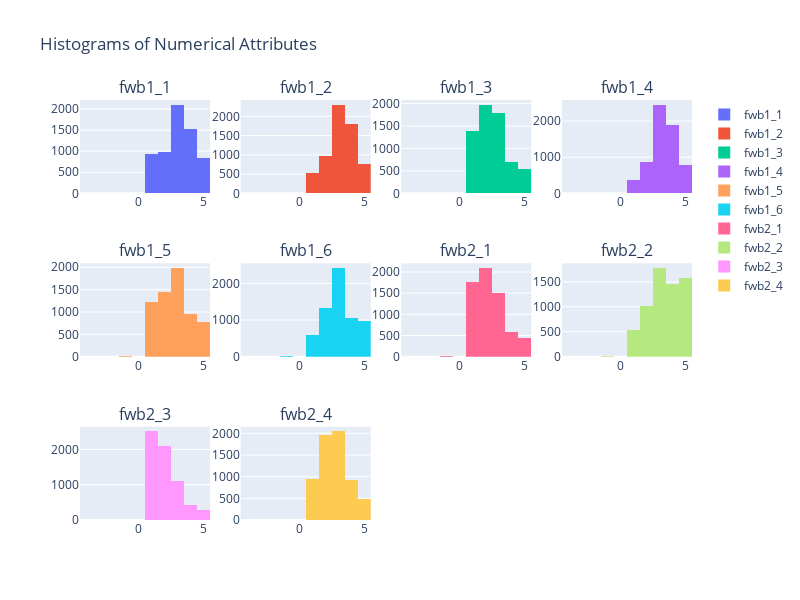

The cell this chart's notebook holds for it:
### Code cell
univariate_eda_numerical(df, cat_attribs+bin_attribs)

### Figure 1 — Plotly figure (JSON) as saved in the notebook; plotly's stock layout.template omitted (floating-point values rounded to 4 significant figures; data arrays with more than 128 entries replaced by an {"elided": "..."} marker saying what was removed)
{"data": [{"name": "fwb1_1", "type": "histogram", "x": {"elided": "6394 int values"}, "xaxis": "x", "yaxis": "y"}, {"name": "fwb1_2", "type": "histogram", "x": {"elided": "6394 int values"}, "xaxis": "x2", "yaxis": "y2"}, {"name": "fwb1_3", "type": "histogram", "x": {"elided": "6394 int values"}, "xaxis": "x3", "yaxis": "y3"}, {"name": "fwb1_4", "type": "histogram", "x": {"elided": "6394 int values"}, "xaxis": "x4", "yaxis": "y4"}, {"name": "fwb1_5", "type": "histogram", "x": {"elided": "6394 int values"}, "xaxis": "x5", "yaxis": "y5"}, {"name": "fwb1_6", "type": "histogram", "x": {"elided": "6394 int values"}, "xaxis": "x6", "yaxis": "y6"}, {"name": "fwb2_1", "type": "histogram", "x": {"elided": "6394 int values"}, "xaxis": "x7", "yaxis": "y7"}, {"name": "fwb2_2", "type": "histogram", "x": {"elided": "6394 int values"}, "xaxis": "x8", "yaxis": "y8"}, {"name": "fwb2_3", "type": "histogram", "x": {"elided": "6394 int values"}, "xaxis": "x9", "yaxis": "y9"}, {"name": "fwb2_4", "type": "histogram", "x": {"elided": "6394 int values"}, "xaxis": "x10", "yaxis": "y10"}], "layout": {"annotations": [{"font": {"size": 16}, "showarrow": false, "text": "fwb1_1", "x": 0.1062, "xanchor": "center", "xref": "paper", "y": 1, "yanchor": "bottom", "yref": "paper"}, {"font": {"size": 16}, "showarrow": false, "text": "fwb1_2", "x": 0.3688, "xanchor": "center", "xref": "paper", "y": 1, "yanchor": "bottom", "yref": "paper"}, {"font": {"size": 16}, "showarrow": false, "text": "fwb1_3", "x": 0.6313, "xanchor": "center", "xref": "paper", "y": 1, "yanchor": "bottom", "yref": "paper"}, {"font": {"size": 16}, "showarrow": false, "text": "fwb1_4", "x": 0.8938, "xanchor": "center", "xref": "paper", "y": 1, "yanchor": "bottom", "yref": "paper"}, {"font": {"size": 16}, "showarrow": false, "text": "fwb1_5", "x": 0.1062, "xanchor": "center", "xref": "paper", "y": 0.6111, "yanchor": "bottom", "yref": "paper"}, {"font": {"size": 16}, "showarrow": false, "text": "fwb1_6", "x": 0.3688, "xanchor": "center", "xref": "paper", "y": 0.6111, "yanchor": "bottom", "yref": "paper"}, {"font": {"size": 16}, "showarrow": false, "text": "fwb2_1", "x": 0.6313, "xanchor": "center", "xref": "paper", "y": 0.6111, "yanchor": "bottom", "yref": "paper"}, {"font": {"size": 16}, "showarrow": false, "text": "fwb2_2", "x": 0.8938, "xanchor": "center", "xref": "paper", "y": 0.6111, "yanchor": "bottom", "yref": "paper"}, {"font": {"size": 16}, "showarrow": false, "text": "fwb2_3", "x": 0.1062, "xanchor": "center", "xref": "paper", "y": 0.2222, "yanchor": "bottom", "yref": "paper"}, {"font": {"size": 16}, "showarrow": false, "text": "fwb2_4", "x": 0.3688, "xanchor": "center", "xref": "paper", "y": 0.2222, "yanchor": "bottom", "yref": "paper"}], "height": 600, "title": {"text": "Histograms of Numerical Attributes"}, "width": 800, "xaxis": {"anchor": "y", "domain": [0, 0.2125]}, "xaxis10": {"anchor": "y10", "domain": [0.2625, 0.475]}, "xaxis11": {"anchor": "y11", "domain": [0.525, 0.7375]}, "xaxis12": {"anchor": "y12", "domain": [0.7875, 1]}, "xaxis2": {"anchor": "y2", "domain": [0.2625, 0.475]}, "xaxis3": {"anchor": "y3", "domain": [0.525, 0.7375]}, "xaxis4": {"anchor": "y4", "domain": [0.7875, 1]}, "xaxis5": {"anchor": "y5", "domain": [0, 0.2125]}, "xaxis6": {"anchor": "y6", "domain": [0.2625, 0.475]}, "xaxis7": {"anchor": "y7", "domain": [0.525, 0.7375]}, "xaxis8": {"anchor": "y8", "domain": [0.7875, 1]}, "xaxis9": {"anchor": "y9", "domain": [0, 0.2125]}, "yaxis": {"anchor": "x", "domain": [0.7778, 1]}, "yaxis10": {"anchor": "x10", "domain": [0, 0.2222]}, "yaxis11": {"anchor": "x11", "domain": [0, 0.2222]}, "yaxis12": {"anchor": "x12", "domain": [0, 0.2222]}, "yaxis2": {"anchor": "x2", "domain": [0.7778, 1]}, "yaxis3": {"anchor": "x3", "domain": [0.7778, 1]}, "yaxis4": {"anchor": "x4", "domain": [0.7778, 1]}, "yaxis5": {"anchor": "x5", "domain": [0.3889, 0.6111]}, "yaxis6": {"anchor": "x6", "domain": [0.3889, 0.6111]}, "yaxis7": {"anchor": "x7", "domain": [0.3889, 0.6111]}, "yaxis8": {"anchor": "x8", "domain": [0.3889, 0.6111]}, "yaxis9": {"anchor": "x9", "domain": [0, 0.2222]}}}
